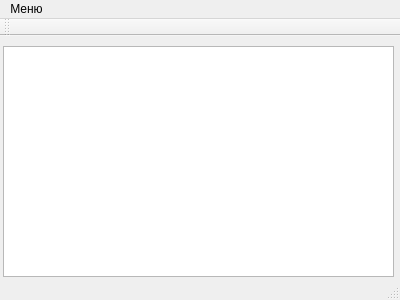
<?xml version="1.0" encoding="UTF-8"?>
<ui version="4.0">
 <class>MainWindow</class>
 <widget class="QMainWindow" name="MainWindow">
  <property name="geometry">
   <rect>
    <x>0</x>
    <y>0</y>
    <width>400</width>
    <height>300</height>
   </rect>
  </property>
  <property name="windowTitle">
   <string>Лабораторная работа №1</string>
  </property>
  <widget class="QWidget" name="centralWidget">
   <widget class="QTextEdit" name="textEdit">
    <property name="geometry">
     <rect>
      <x>3</x>
      <y>10</y>
      <width>391</width>
      <height>231</height>
     </rect>
    </property>
   </widget>
  </widget>
  <widget class="QMenuBar" name="menuBar">
   <property name="geometry">
    <rect>
     <x>0</x>
     <y>0</y>
     <width>400</width>
     <height>21</height>
    </rect>
   </property>
   <widget class="QMenu" name="menu">
    <property name="title">
     <string>Меню</string>
    </property>
    <addaction name="action"/>
    <addaction name="action_2"/>
   </widget>
   <addaction name="menu"/>
  </widget>
  <widget class="QToolBar" name="mainToolBar">
   <attribute name="toolBarArea">
    <enum>TopToolBarArea</enum>
   </attribute>
   <attribute name="toolBarBreak">
    <bool>false</bool>
   </attribute>
  </widget>
  <widget class="QStatusBar" name="statusBar"/>
  <action name="action">
   <property name="text">
    <string>Авторы</string>
   </property>
  </action>
  <action name="action_2">
   <property name="text">
    <string>Выход</string>
   </property>
  </action>
 </widget>
 <layoutdefault spacing="6" margin="11"/>
 <resources/>
 <connections>
  <connection>
   <sender>action_2</sender>
   <signal>triggered()</signal>
   <receiver>MainWindow</receiver>
   <slot>close()</slot>
   <hints>
    <hint type="sourcelabel">
     <x>-1</x>
     <y>-1</y>
    </hint>
    <hint type="destinationlabel">
     <x>199</x>
     <y>149</y>
    </hint>
   </hints>
  </connection>
 </connections>
</ui>
